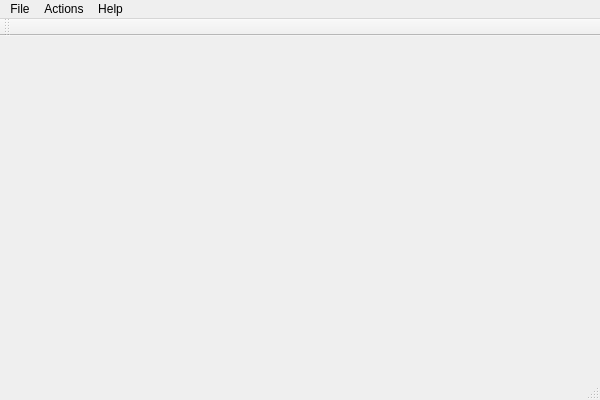
<?xml version="1.0" encoding="UTF-8"?>
<ui version="4.0">
 <class>SyntroReviewClass</class>
 <widget class="QMainWindow" name="SyntroReviewClass">
  <property name="geometry">
   <rect>
    <x>0</x>
    <y>0</y>
    <width>600</width>
    <height>400</height>
   </rect>
  </property>
  <property name="windowTitle">
   <string>SyntroReview</string>
  </property>
  <widget class="QWidget" name="centralWidget"/>
  <widget class="QMenuBar" name="menuBar">
   <property name="geometry">
    <rect>
     <x>0</x>
     <y>0</y>
     <width>600</width>
     <height>21</height>
    </rect>
   </property>
   <widget class="QMenu" name="menuFile">
    <property name="title">
     <string>Actions</string>
    </property>
    <addaction name="actionBasicSetup"/>
    <addaction name="actionCFSSelection"/>
    <addaction name="actionAudioSetup"/>
    <addaction name="actionExit"/>
   </widget>
   <widget class="QMenu" name="menuHelp">
    <property name="title">
     <string>Help</string>
    </property>
    <addaction name="actionAbout"/>
   </widget>
   <widget class="QMenu" name="menuFile_2">
    <property name="title">
     <string>File</string>
    </property>
    <addaction name="actionOpen"/>
    <addaction name="actionClose"/>
    <addaction name="actionExit"/>
   </widget>
   <addaction name="menuFile_2"/>
   <addaction name="menuFile"/>
   <addaction name="menuHelp"/>
  </widget>
  <widget class="QToolBar" name="mainToolBar">
   <attribute name="toolBarArea">
    <enum>TopToolBarArea</enum>
   </attribute>
   <attribute name="toolBarBreak">
    <bool>false</bool>
   </attribute>
  </widget>
  <widget class="QStatusBar" name="statusBar"/>
  <action name="actionExit">
   <property name="text">
    <string>Exit</string>
   </property>
  </action>
  <action name="actionAbout">
   <property name="text">
    <string>About</string>
   </property>
  </action>
  <action name="actionOpen">
   <property name="text">
    <string>Open</string>
   </property>
  </action>
  <action name="actionClose">
   <property name="text">
    <string>Close</string>
   </property>
  </action>
  <action name="actionBasicSetup">
   <property name="text">
    <string>Basic setup</string>
   </property>
  </action>
  <action name="actionCFSSelection">
   <property name="text">
    <string>Cloud File System selection</string>
   </property>
  </action>
  <action name="actionAudioSetup">
   <property name="text">
    <string>Audio setup</string>
   </property>
  </action>
 </widget>
 <layoutdefault spacing="6" margin="11"/>
 <resources/>
 <connections/>
</ui>
